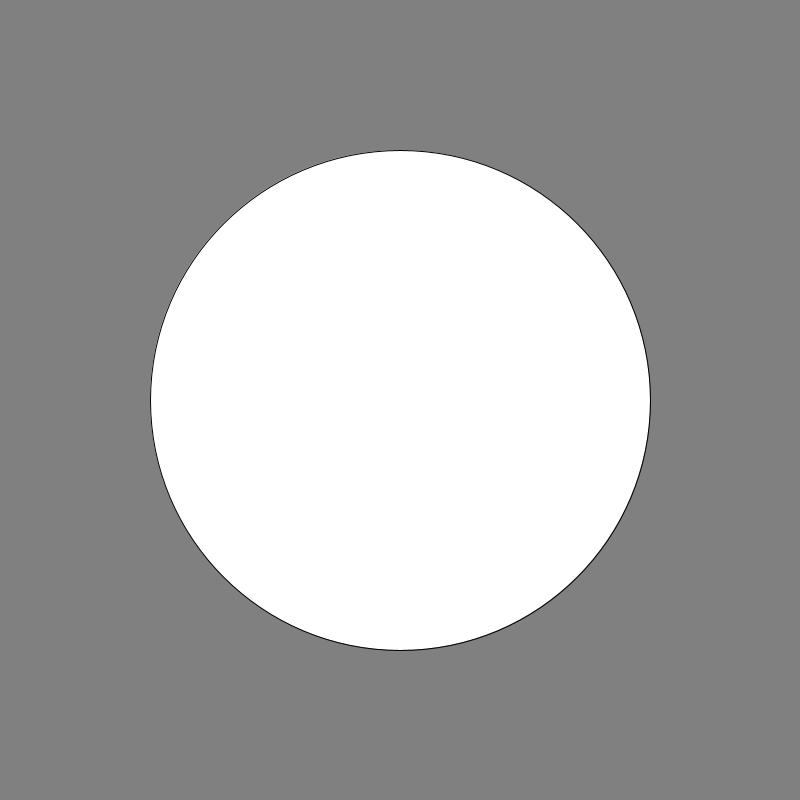
Frame 1 (no input)
Frame 60 (the mouse pressed at the canvas centre just before this capture): identical to frame 1, image omitted
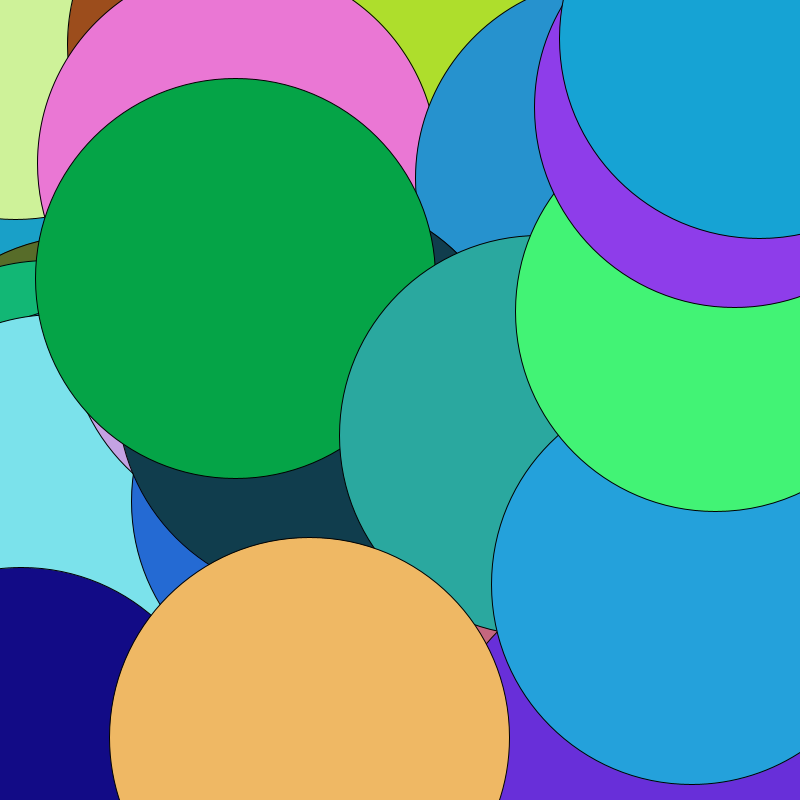
Frame 120 (the mouse held since frame 60 and released just before this capture)

The Processing sketch that drew these frames (run headless with seeded random() and noise(); from frame 60 on, the mouse is pressed at the canvas centre):

// Processing sketch: epilepsy
// ── epilepsy.pde
void setup() {
  size(800, 800);
}

void draw() {
  
  
  if(mousePressed){
  fill(random(255),random(255),random(255));
  ellipse(random(800),random(800),mouseX,mouseY);
}
else{
  fill(128,128,128);
  ellipse(400,400,10000,10000);
  fill(255,255,255);
  ellipse(400,400,500,500);
}
}
